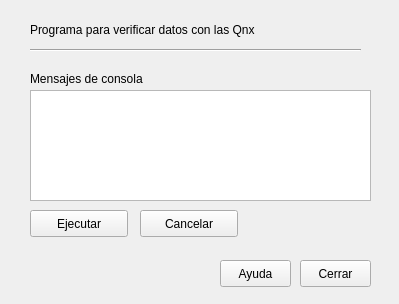
<?xml version="1.0" encoding="UTF-8"?>
<ui version="4.0">
 <class>Summary</class>
 <widget class="QWidget" name="Summary">
  <property name="geometry">
   <rect>
    <x>0</x>
    <y>0</y>
    <width>399</width>
    <height>304</height>
   </rect>
  </property>
  <property name="minimumSize">
   <size>
    <width>399</width>
    <height>304</height>
   </size>
  </property>
  <property name="maximumSize">
   <size>
    <width>399</width>
    <height>304</height>
   </size>
  </property>
  <property name="windowTitle">
   <string>Form</string>
  </property>
  <widget class="QLabel" name="label">
   <property name="geometry">
    <rect>
     <x>30</x>
     <y>19</y>
     <width>281</width>
     <height>21</height>
    </rect>
   </property>
   <property name="text">
    <string>Programa para verificar datos con las Qnx</string>
   </property>
  </widget>
  <widget class="QLabel" name="label_2">
   <property name="geometry">
    <rect>
     <x>330</x>
     <y>5</y>
     <width>31</width>
     <height>41</height>
    </rect>
   </property>
   <property name="text">
    <string/>
   </property>
   <property name="pixmap">
    <pixmap resource="../../resource.qrc">:/images/summary.ico</pixmap>
   </property>
  </widget>
  <widget class="Line" name="line">
   <property name="geometry">
    <rect>
     <x>30</x>
     <y>40</y>
     <width>331</width>
     <height>20</height>
    </rect>
   </property>
   <property name="orientation">
    <enum>Qt::Horizontal</enum>
   </property>
  </widget>
  <widget class="QLabel" name="label_3">
   <property name="geometry">
    <rect>
     <x>30</x>
     <y>70</y>
     <width>141</width>
     <height>17</height>
    </rect>
   </property>
   <property name="text">
    <string>Mensajes de consola</string>
   </property>
  </widget>
  <widget class="QTextEdit" name="textEdit">
   <property name="geometry">
    <rect>
     <x>30</x>
     <y>90</y>
     <width>341</width>
     <height>111</height>
    </rect>
   </property>
  </widget>
  <widget class="QPushButton" name="pushButtonEjecutar">
   <property name="geometry">
    <rect>
     <x>30</x>
     <y>210</y>
     <width>98</width>
     <height>27</height>
    </rect>
   </property>
   <property name="text">
    <string>Ejecutar</string>
   </property>
  </widget>
  <widget class="QPushButton" name="pushButtonCancelar">
   <property name="geometry">
    <rect>
     <x>140</x>
     <y>210</y>
     <width>98</width>
     <height>27</height>
    </rect>
   </property>
   <property name="text">
    <string>Cancelar</string>
   </property>
  </widget>
  <widget class="QPushButton" name="pushButtonAyuda">
   <property name="geometry">
    <rect>
     <x>220</x>
     <y>260</y>
     <width>71</width>
     <height>27</height>
    </rect>
   </property>
   <property name="text">
    <string>Ayuda</string>
   </property>
  </widget>
  <widget class="QPushButton" name="pushButtonCerrar">
   <property name="geometry">
    <rect>
     <x>300</x>
     <y>260</y>
     <width>71</width>
     <height>27</height>
    </rect>
   </property>
   <property name="text">
    <string>Cerrar</string>
   </property>
  </widget>
 </widget>
 <resources>
  <include location="../../resource.qrc"/>
 </resources>
 <connections/>
</ui>
